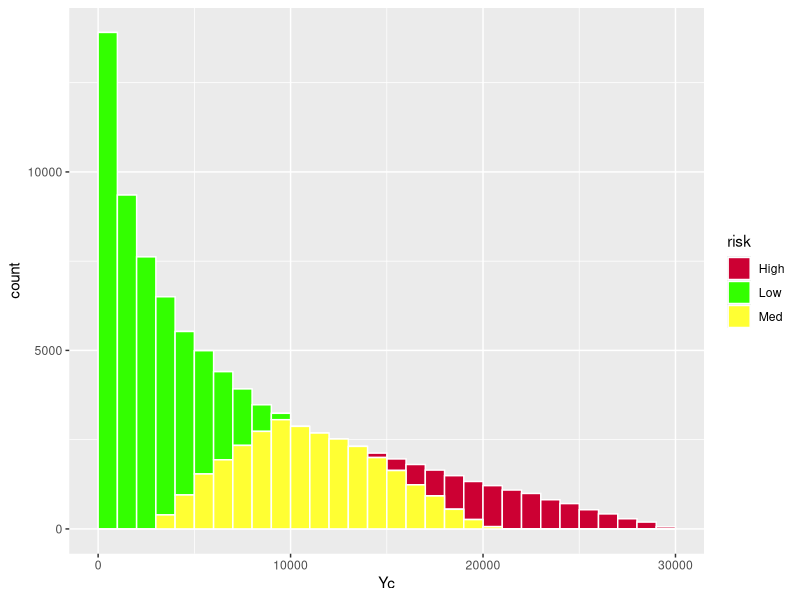

This figure's R source:
# ISACA example improved with weak consistency rules 
library(ggplot2) 
 
n <- 10000            #iterations 
lp <- c(0, 0.3)       #low probability range
li <- c(0, 10000)     #low impact range
mp <- c(0.3, 0.7)     #medium probability range   
mi <- c(10000, 20000) #medium impact range
hp <- c(0.7, 1.0)     #high probability range   
hi <- c(20000,30000)  #high impact range

slp = runif(n, min(lp), max(lp))   #random numbers in low probability range 
sli = runif(n, min(li), max(li))   #random numbers in low impact range
smp = runif(n, min(mp), max(mp))   #random numbers in med probability range 
smi = runif(n, min(mi), max(mi))   #random numbers in med impact range
shp = runif(n, min(hp), max(hp))   #random numbers in high probability range 
shi = runif(n, min(hi), max(hi))   #random numbers in highimpact range

LowestLow = min(lp) * min(li)
HighestLow =

lr = c(slp*sli, slp*smi, slp*shi, smp*sli, shp*sli)  #low risks defined as green region in risk matrix and its possible variants, R=P*I
mr = c(smp*smi, smp*shi, shp*smi)  #med risks defined as amber region in risk matrix and its possible variants, R=P*I
hr = c(shp*shi)                    #high risks defined as red region in risk matrix and its possible variants, R=P*I

dlr = data.frame(x=lr)             #data frame with low risks and label "Low"
dlr$risk = "Low"

dmr = data.frame(x=mr)             #data frame with medium risks and label "Med"  
dmr$risk = "Med"

dhr = data.frame(x=hr)             #data frame with high risks and label "High"  
dhr$risk = "High"

df = rbind(dlr, dmr, dhr)          #bind all data data frames into one dataset

ggplot() + geom_histogram(data = df, aes(x=x, y=..count..,fill=risk),
colour="white", binwidth = 1000, , boundary = 0)+
scale_fill_manual(values = c("#CC0033","#33FF00", "#FFFF33")) + xlab(label = "Yc") 
                          